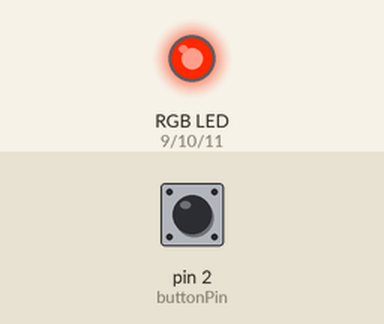
Recording of a sketch running on a simulated Arduino Uno, built with avr-gcc and run on an emulated ATmega328P. Parts: an RGB LED mixed from three pins (HIGH = lit). Inputs (shaded band) come from the test bench; at power-on: pin 2 (buttonPin) HIGH.

Above: at 1.2 s.
1.3 s: pin 2 (buttonPin) pulled LOW for 0.15 s
At 1.9 s:
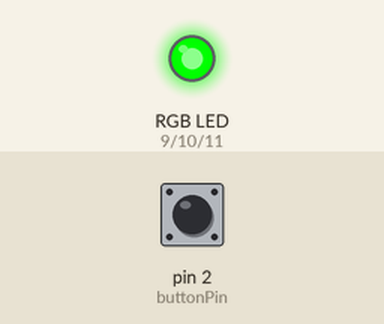
2.9 s: pin 2 (buttonPin) pulled LOW for 1 s
At 4.4 s:
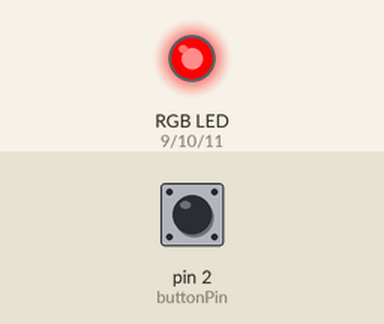
5.4 s: pin 2 (buttonPin) pulled LOW for 3.2 s
At 8.0 s:
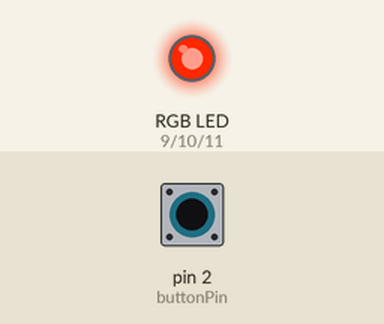
Timing chart, 0 to 9.5 s (numbered marks = the images above; inputs shaded):
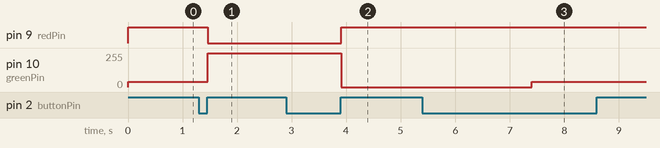

Measured:
- after the input at 1.3 s, pin 9 (redPin): HIGH → LOW after 0.16 s; pin 10 (greenPin): 40/255 → 255/255 after 0.16 s
- after the input at 2.9 s, pin 9 (redPin): LOW → HIGH after 1.0 s; pin 10 (greenPin): 255/255 → 0/255 after 1.0 s
- after the input at 5.4 s, pin 10 (greenPin): 0/255 → 40/255 after 2.0 s

The sketch:

adhd_meds_reminder.ino
```cpp
const int redPin = 9;
const int greenPin = 10;
const int bluePin = 11;
const int buttonPin = 2;

int state = 0;
bool lastButtonState = HIGH;
unsigned long takenTime = 0;
unsigned long buttonPressedAt = 0;
const unsigned long resetAfter = 12UL * 60 * 60 * 1000;
const unsigned long longPressDuration = 2000; // hold 2 seconds to reset
bool longPressHandled = false;

void setColour(int r, int g, int b) {
  analogWrite(redPin, r);
  analogWrite(greenPin, g);
  analogWrite(bluePin, b);
}

void showState() {
  if (state == 0) setColour(255, 40, 0);  // Warmer orange
  if (state == 1) setColour(0, 255, 0);   // Green
  if (state == 2) setColour(255, 0, 0);   // Red
}

void setup() {
  pinMode(redPin, OUTPUT);
  pinMode(greenPin, OUTPUT);
  pinMode(bluePin, OUTPUT);
  pinMode(buttonPin, INPUT_PULLUP);
  showState();
}

void loop() {
  bool buttonState = digitalRead(buttonPin);

  // Button just pressed
  if (buttonState == LOW && lastButtonState == HIGH) {
    buttonPressedAt = millis();
    longPressHandled = false;
  }

  // Button held — check for long press
  if (buttonState == LOW && !longPressHandled) {
    if (millis() - buttonPressedAt >= longPressDuration) {
      state = 0;
      showState();
      longPressHandled = true;
    }
  }

  // Button released — short press
  if (buttonState == HIGH && lastButtonState == LOW && !longPressHandled) {
    if (state == 0) {
      state = 1;
      takenTime = millis();
    } else if (state == 1) {
      state = 2;
    }
    showState();
    delay(50);
  }

  lastButtonState = buttonState;

  // Auto reset after 12 hours from going green
  if (state != 0 && millis() - takenTime >= resetAfter) {
    state = 0;
    showState();
  }

  delay(20);
}
```
